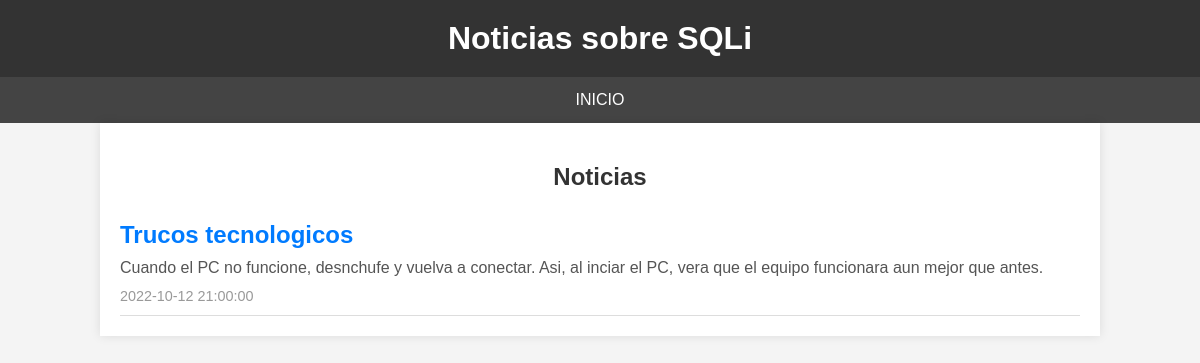
The app's page /src/www/v2/news.php?id=2 with its own data.
### tables this page shows
CREATE TABLE News (
    newsId INT PRIMARY KEY AUTO_INCREMENT,
    title VARCHAR(50) NOT NULL,
    body TEXT,
    dateTime DATETIME NOT NULL
);

### src/www/v2/news.php (the view, shortened to what this page needs)
<!DOCTYPE html>
<html lang="es">
<head>
    <link rel="stylesheet" href="/css/styles.css">
</head>
<body>
    <?php require 'miMenu.php'; ?>
    <section class="container">
        <h1>Noticias</h1>
        <div class="news-lista">
            <?php
            $conexion = new mysqli('serverBD', 'root', 'jaja', 'prac2');
            $id = $_GET['id'];
            $sql_check = "SELECT 1 FROM News WHERE newsId = $id";
            $existencia = $conexion->query($sql_check);
            if ($existencia->num_rows > 0) {
                $sql = "SELECT title, body, dateTime FROM News WHERE newsId = $id";
                $resultado = $conexion->query($sql);
                if ($resultado->num_rows > 0) {
                    while ($fila = $resultado->fetch_assoc()) {
                        echo "\n    <article class='news-item'> \n";
                        echo "      <h2>" . $fila["title"] . "</h2> \n";
                        echo "      <p>" . $fila["body"] . "</p> \n";
                        echo "      <span class='date'>" . $fila["dateTime"] . "</span> \n";
                        echo "    </article> \n";
                    }
                } else {
                    echo "No hay noticias disponibles.";
                }
            } else {
                echo "La noticia no existe.";
            }
            ?>
        </div>
    </section>
</body>
</html>

### src/www/css/styles.css (style rules this page uses)
body { font-family: Arial, sans-serif; background-color: #f4f4f4; margin: 0; padding: 0; }
.container { width: 80%; margin: 0 auto; padding: 20px; background-color: #fff; box-shadow: 0 0 10px rgba(0, 0, 0, 0.1); }
h1 { text-align: center; color: #333; }
.news-item { border-bottom: 1px solid #ddd; padding: 10px 0; }
.news-item h2 { margin: 0; color: #007BFF; }
.news-item p { margin: 10px 0; color: #555; }
.news-item .date { font-size: 0.9em; color: #999; }

### records on screen
news: title "Trucos tecnologicos", body "Cuando el PC no funcione, desnchufe y vuelva a conectar. Asi, al inciar el PC, vera que el equipo funcionara aun mejor que antes.", dateTime "2022-10-12 21:00:00"
